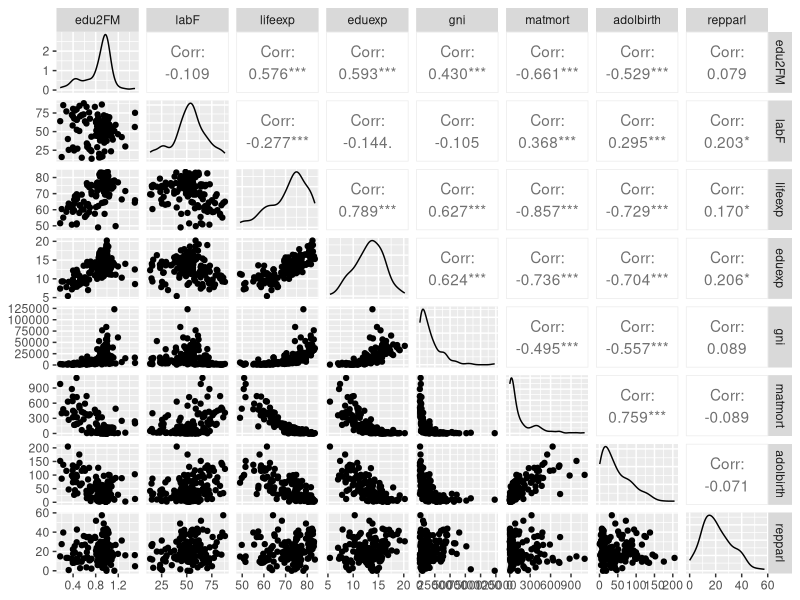
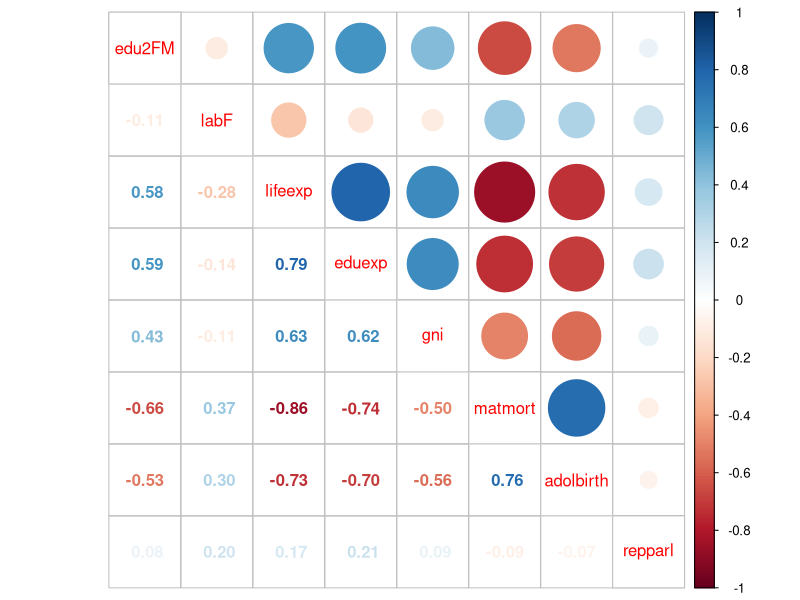
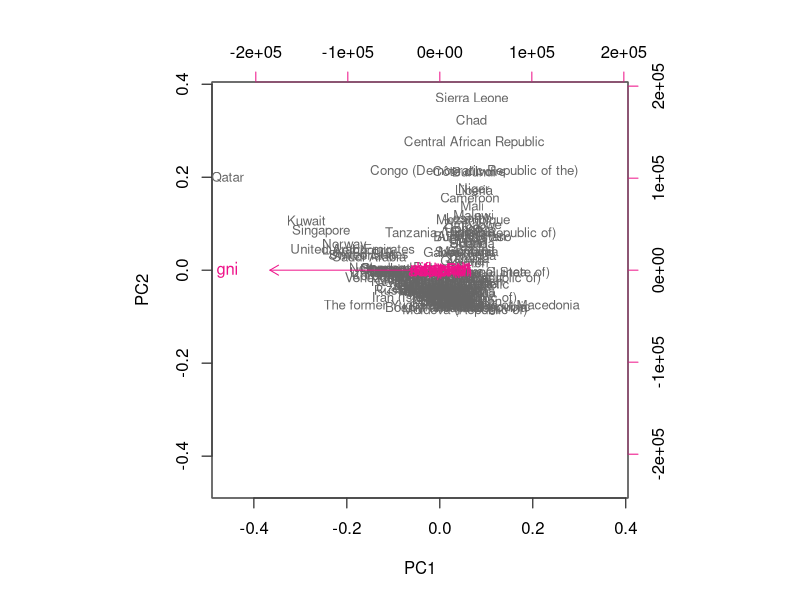
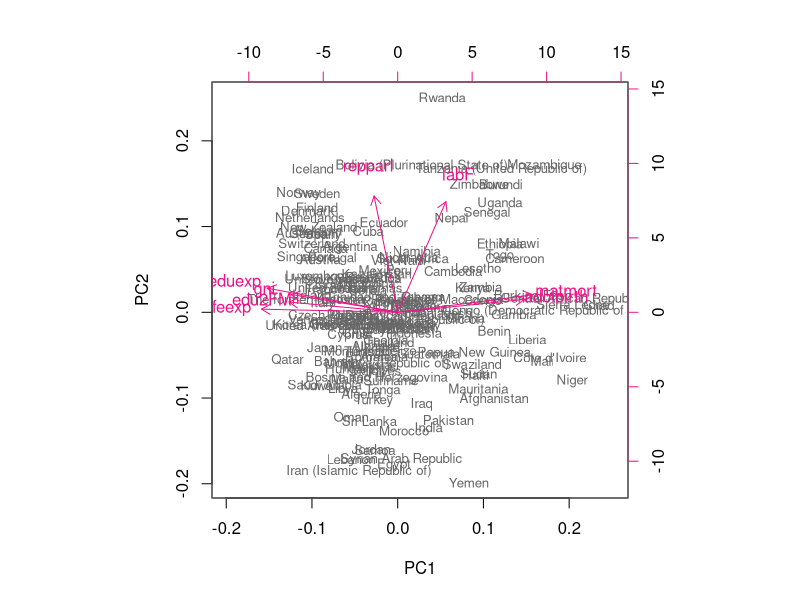

R code for these plots, in order:
## ---- chunk 1
setwd("C:/Users/Severi/Documents/Open Data/IODS-project/data")
library(MASS)
library(dplyr)
library('corrplot')
library(GGally)
human_ <- read.table(file = "human2.txt", sep = ";")
## ---- chunk 2
str(human_)
dim(human_)
## ---- chunk 3
ggpairs(human_)
## ---- chunk 4
cor_matrix<-cor(human_) %>% round(digits = 2)
corrplot.mixed(cor_matrix)
## ---- chunk 5
summary(human_)
## ---- chunk 6
pca_human <- prcomp(human_)
summary(pca_human)
## ---- chunk 7
biplot(pca_human, choices = 1:2, cex = c(0.8, 1), col = c("grey40", "deeppink2"))
## ---- chunk 8
human_std <- scale(human_)
summary(human_std)
## ---- chunk 9
pca_human2 <- prcomp(human_std)
summary(pca_human2)
## ---- chunk 10
biplot(pca_human2, choices = 1:2, cex = c(0.8, 1), col = c("grey40", "deeppink2"))
